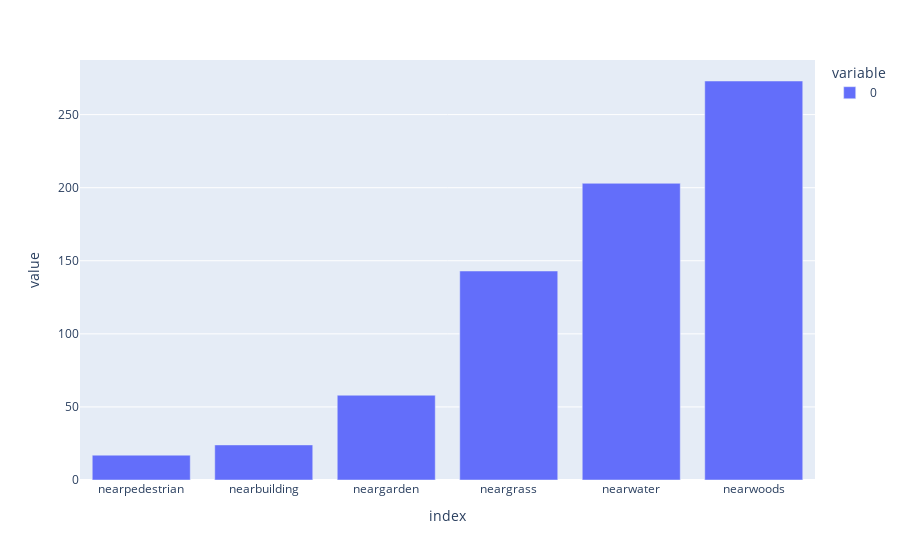

The cell this chart's notebook holds for it:
### Code cell
# investigate two overlap count
two = bf_count[bf_count['num_buffers'] == 2].drop(columns = 'num_buffers')
three = bf_count[bf_count['num_buffers'] == 3].drop(columns = 'num_buffers')
two_fig = px.bar(two.sum().sort_values())
two_fig.show()

### Figure 1 — Plotly figure (JSON) as saved in the notebook; plotly's stock layout.template omitted (floating-point values rounded to 4 significant figures)
{"data": [{"alignmentgroup": "True", "hovertemplate": "variable=0<br>index=%{x}<br>value=%{y}<extra></extra>", "legendgroup": "0", "marker": {"color": "#636efa", "pattern": {"shape": ""}}, "name": "0", "offsetgroup": "0", "orientation": "v", "showlegend": true, "textposition": "auto", "type": "bar", "x": ["nearpedestrian", "nearbuilding", "neargarden", "neargrass", "nearwater", "nearwoods"], "xaxis": "x", "y": [17, 24, 58, 143, 203, 273], "yaxis": "y"}], "layout": {"barmode": "relative", "legend": {"title": {"text": "variable"}, "tracegroupgap": 0}, "margin": {"t": 60}, "xaxis": {"anchor": "y", "domain": [0, 1], "title": {"text": "index"}}, "yaxis": {"anchor": "x", "domain": [0, 1], "title": {"text": "value"}}}}
